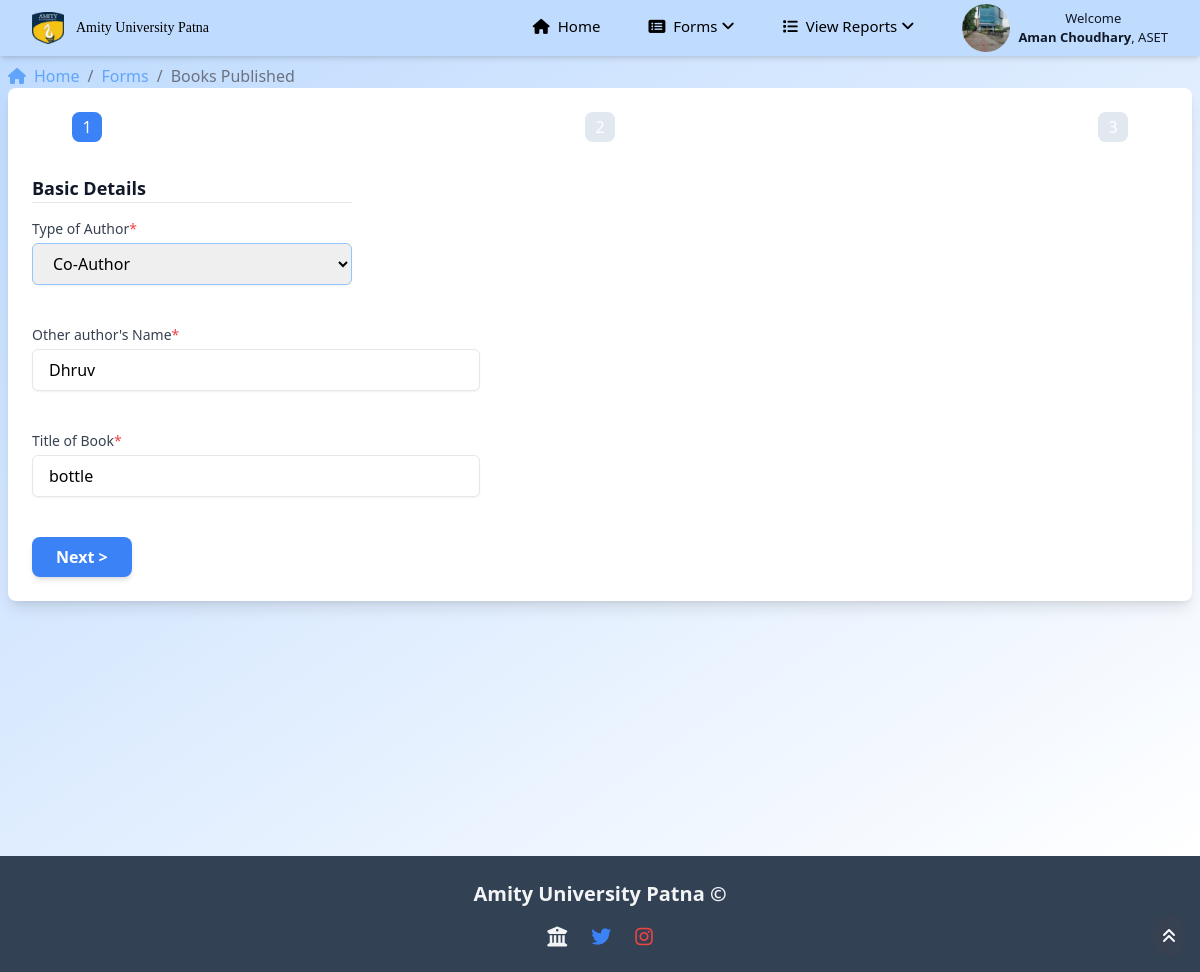
The page /editReoBooks.php?id=8 (signed in) on the database its author committed.
### tables this page shows
CREATE TABLE `registerinfo` (
  `emp_id` varchar(11) NOT NULL,
  `email` varchar(100) NOT NULL,
  `user_name` varchar(100) NOT NULL,
  `password` varchar(100) NOT NULL,
  `university` varchar(100) NOT NULL,
  `department` varchar(100) NOT NULL,
  `avatar_filename` varchar(1000) NOT NULL
);

CREATE TABLE `booksbyfaculty` (
  `srNo` int(11) NOT NULL,
  `University` varchar(100) NOT NULL,
  `Department` varchar(100) NOT NULL,
  `Faculty` varchar(100) NOT NULL,
  `Employee ID` int(11) NOT NULL,
  `other Author` varchar(100) NOT NULL,
  `Type` varchar(100) NOT NULL,
  `Co-author` varchar(100) NOT NULL,
  `booktitle` varchar(100) NOT NULL,
  `region` varchar(100) NOT NULL,
  `pubdate` date NOT NULL,
  `pubyear` year(4) NOT NULL,
  `volume` varchar(500) NOT NULL,
  `pagefrom` int(11) NOT NULL,
  `pageto` int(11) NOT NULL,
  `scopus` enum('y','n') NOT NULL,
  `listedin` varchar(100) NOT NULL,
  `wos` enum('y','n') NOT NULL,
  `peer` enum('y','n') NOT NULL,
  `issnisbn` varchar(100) NOT NULL,
  `pubname` varchar(100) NOT NULL,
  `affltn` varchar(100) NOT NULL,
  `corrauthor` varchar(100) NOT NULL,
  `citind` int(11) NOT NULL,
  `nocit` int(11) NOT NULL,
  `evdupload` varchar(100) NOT NULL,
  `othrinfo` varchar(100) DEFAULT NULL,
  `ref` varchar(100) DEFAULT NULL,
  `status` int(11) NOT NULL DEFAULT 0
);

### editReoBooks.php (the view, shortened to what this page needs)
<?php
include "common.php";
?>
<?php
$servername = "localhost";
$username = "root";
$password = "";
$database = "scholarsphere";
$conn = new mysqli($servername, $username, $password, $database);
if (isset($_GET['id']) && !empty(trim($_GET['id']))) {
    $sql = "SELECT * FROM booksbyfaculty WHERE srNo = ?";
    if ($stmt = $conn->prepare($sql)) {
        $stmt->bind_param("i", $param_id);
        if ($stmt->execute()) {
            $result = $stmt->get_result();
            if ($result->num_rows == 1) {
                $row = $result->fetch_assoc();
            } else {
                header("location: error.php");
                exit();
            }
        } else {
            echo "Oops! Something went wrong. Please try again later.";
        }
    }
} else {
    header("location: error.php");
    exit();
}
?>
			<main class="flex-1 p-2 bg-gradient-to-br from-blue-200 to-white min-h-screen">
				<div class="main-content-inner">
						<nav class=" bg-inherit bg-blue-500 w-full" aria-label="breadcrumb">
							<ol class="list-reset flex">
								<li>
									<a href="index1.php" class=" text-blue-400 hover:text-blue-700 flex items-center">
										<i class="fa fa-home mr-2"></i>Home
									</a>
								</li>
								<li>
									<span class="mx-2 text-gray-500">/</span>
								</li>
								<li>
									<a href="#" class="text-blue-400 hover:text-blue-700">Forms</a>
								</li>
								<li>
									<span class="mx-2 text-gray-500">/</span>
								</li>
								<li class="text-gray-500">Books Published</li>
							</ol>
						</nav>
				</div>
<div class="container  mx-auto p-6 max-w-7xl bg-white rounded-lg shadow-lg">
	<div class="mb-8 px-10">
		<div class="flex justify-between mb-4">
			<div class="step completed">1</div>
			<div class="step">2</div>
			<div class="step">3</div>
		</div>
	</div>
	<form class="space-y-6" method="post" action="editReoBooks.php" enctype="multipart/form-data">
		<div id="section1" class="form-section active ">
			<h4 class="text-lg font-semibold text-gray-900">Basic Details</h4>
			<hr class="w-full max-w-xs mb-4">
			<div class="mb-4">
    <label for="Type" class="block text-sm font-medium text-gray-700">
        Type of Author<span class="text-red-500">*</span>
    </label>
    <select required id="Type" name="firstAuthor" class="mt-1 w-full max-w-xs px-4 py-2 border rounded-md border-blue-300 shadow-sm focus:outline-none focus:ring-2 focus:ring-blue-500 focus:border-transparent">
        <option value="Co-Author" <?php if ($row['Type'] == 'Co-Author') echo 'selected'; ?>>Co-Author</option>
    </select>
</div>
			<div class=" my-10">
				<label for="form-field-5" class="block text-sm font-medium text-gray-700">Other author's Name<span class="text-red-500">*</span></label>
				<input required type="text" id="form-field-5" name="corresponding_coauthor_name" value="<?php echo $row['Co-author']; ?>" placeholder="Enter Corresponding author's Name" class="mt-1 w-full max-w-md px-4 py-2 border rounded-md shadow-sm focus:outline-none focus:ring-2 focus:ring-blue-500 focus:border-transparent" />
			</div>
			<div class="my-10">
				<label for="paper_title" class="block text-sm font-medium text-gray-700">Title of Book<span class="text-red-500">*</span></label>
				<input required type="text" name="paper_title" id="paper_title" value="<?php echo $row['booktitle']; ?>" placeholder="Enter Title of Book" class="mt-1 w-full max-w-md px-4 py-2 border rounded-md shadow-sm focus:outline-none focus:ring-2 focus:ring-blue-500 focus:border-transparent" />
			</div>
			<div class="flex justify-between mt-10">
				<button type="button" id="next1" class="px-6 py-2 bg-blue-500 text-white font-semibold rounded-lg shadow-md hover:bg-blue-600 focus:outline-none focus:ring-2 focus:ring-white-500 focus:ring-offset-5">Next ></button>
			</div>
		</div>
	</form>
</div>
</div>
			<?php
			include "footer.php";
			?>
	</body>
</html>

### common.php (shortened to what this page needs)
<!DOCTYPE html>
<html lang="en">
<head>
    <link rel="stylesheet" type="text/css" href="https://cdn.datatables.net/1.11.5/css/jquery.dataTables.min.css">
    <link rel="stylesheet" href="https://cdnjs.cloudflare.com/ajax/libs/font-awesome/6.4.0/css/all.min.css" />
    <link href="./styles.css" rel="stylesheet">
</head>
<body class="bg-gray-100 font-sans leading-normal tracking-normal min-h-screen">
    <nav class="shadow-md sticky top-0 left-0" style="font-size:13px;">
        <div class="max-w-auto bg-blue-200 mx-auto px-4 sm:px-6 lg:px-8">
            <div class="flex justify-between h-14">
                <div class="flex">
                    <a href="index1.php" class="flex items-center">
                        <img src="amity_logo.png" alt="amity-logo" class="h-8 w-8">
                        <span class="ml-3 text-xl font-serif text-grey-500 md:text-sm">Amity University Patna</span>
                    </a>
                </div>
                <div class="flex items-center">
                    <ul class="flex space-x-4">
                        <li class="nav-item">
                            <a href="index1.php" class="px-4 py-2 text-lg font-thin hover:bg-gradient-to-b from-blue-200 to-blue-50 rounded-lg flex items-center" style="font-size:15px;">
                                <i class="fa fa-home mr-2"></i> Home
                            </a>
                        </li>
                        <li class="nav-item relative">
                            <a href="#" class="px-4 py-2 hover:bg-gradient-to-b text-lg font-thin from-blue-200 to-blue-50 rounded-lg flex items-center" style="font-size:15px;">
                                <i class="fa fa-list-alt mr-2"></i> Forms <i class="fa fa-angle-down ml-1"></i>
                            </a>
                        </li>
                        <li class="nav-item relative">
                            <a href="#" class="px-4 py-2 hover:bg-gradient-to-b text-lg font-thin from-blue-200 to-blue-50 rounded-lg flex items-center" style="font-size:15px;">
                                <i class="fa fa-list mr-2"></i> View Reports <i class="fa fa-angle-down ml-1"></i>
                            </a>
                        </li>
                        <li class="nav-item relative">
                        <div class="relative ml-4" x-data="{ open: false }">
                        <button @click="open = !open" class="flex items-center focus:outline-none">
                            <?php
                                if (isset($_SESSION['employee_id'])) {
                                    $employee_id = $_SESSION['employee_id'];
                                    $conn = new mysqli('localhost', 'root', '', 'scholarsphere');
                                    $sql = "SELECT avatar_filename FROM registerinfo WHERE emp_id = $employee_id";
                                    $result = $conn->query($sql);
                                    if ($result && $result->num_rows > 0) {
                                        $row = $result->fetch_assoc();
                                        $avatar_filename = $row['avatar_filename'];
                                        echo '<img class="h-12 w-12 rounded-full" src="uploads/' . $avatar_filename . '" alt="User Avatar">';
                                    } else {
                                        echo '<img class="h-8 w-8 rounded-full" src="assets/images/avatars/default-avatar.jpg" alt="Default Avatar">';
                                    }
                                }
                            ?>
                            <span class="ml-2 text-gray-900">Welcome<br> <b><?php echo $_SESSION['user_name'] ?></b>,
                            <?php echo $_SESSION['department']?></span>
                        </button>
                    </div>
                        </li>
                    </ul>
                </div>
            </div>
        </div>
    </nav>
    <div class="flex-container max-w-full">

### common.php (style rules this page uses)
.step { width: 30px; height: 30px; border-radius: 25%; background-color: #e2e8f0; display: inline-block; text-align: center; line-height: 30px; color: white; }
.step.active { background-color: #3b82f6; }
.sticky { z-index: 50; }
.nav-item .fa-angle-down { transition: transform 0.3s ease; }

### rows shown on the page
registerinfo: avatar_filename (picture)
booksbyfaculty: firstAuthor "Co-Author", corresponding_coauthor_name "Dhruv", paper_title "bottle"

### other values the page prints
$_SESSION['user_name'] "Aman Choudhary"
$_SESSION['department'] "ASET"
